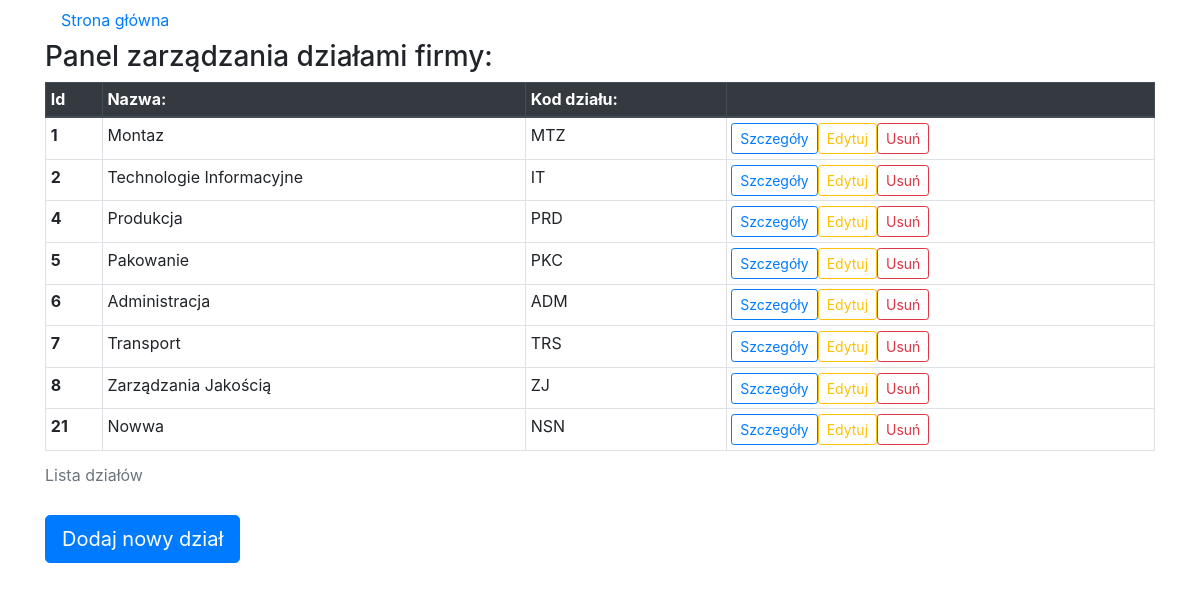
Before: /crud/dzialy/ with the older database file.
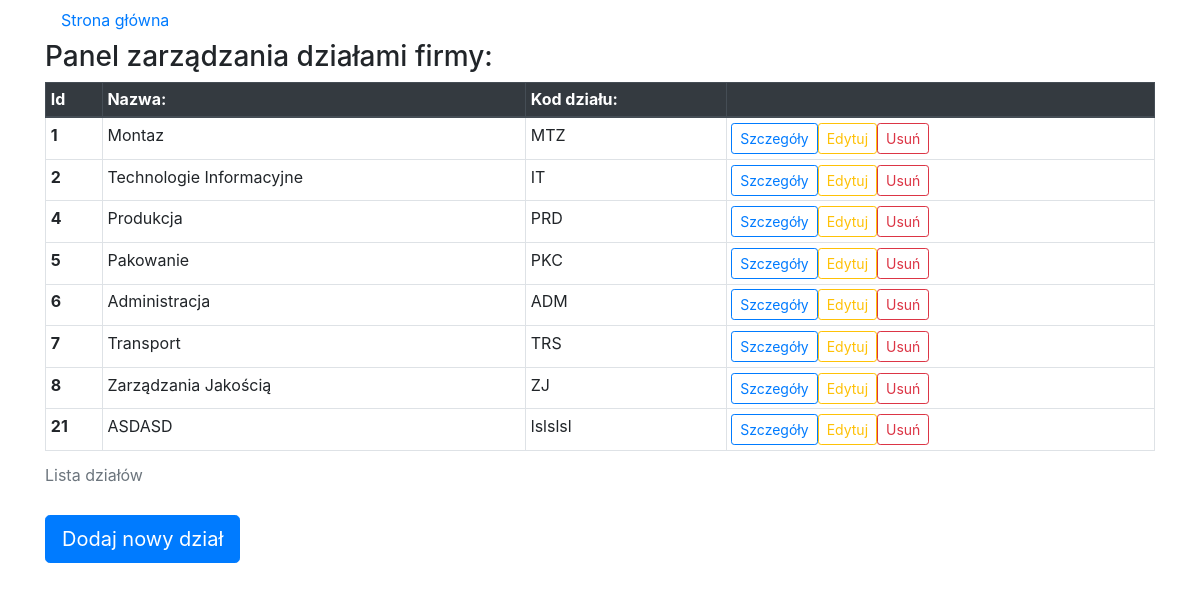
After: the same page with the newer database file.
### crud/models.py (models this page shows, shortened)
class Dzial(models.Model):
  name = models.CharField(max_length=25, null=False, blank=False)
  department_code = models.CharField(max_length=5, null=False, blank=False)

### crud/views.py (the view)
# urls.py: path('dzialy/', views.dzialy, name = 'dzialy'),
def dzialy(request):
  dzial_list = Dzial.objects.all().order_by('pk')
  context = {'dzial_list': dzial_list}
  return render(request, 'crud/dzialy.html', context)

### crud/templates/crud/dzialy.html (shortened to what this page needs)
<!DOCTYPE html>
<html>
  <head>
    <link rel="stylesheet" href="https://stackpath.bootstrapcdn.com/bootstrap/4.3.1/css/bootstrap.min.css">
  </head>
  <body>
    <div class="container">
      <nav class="nav">
        <a class="nav-link active" href="{% url 'crud:index' %}">Strona główna</a>
      </nav>
      {% if error_message or error_message_edit%}
        {% if error_message %}
          <p><strong> {{ error_message }}</strong></p>
          <button type="button" class="btn btn-primary btn-lg" onclick="location.href = '/crud/dzialy/add'">Powrót</button>
        {% elif error_message_edit %}
          <p><strong> {{ error_message_edit }}</strong></p>
          <button type="button" class="btn btn-primary btn-lg" onclick="location.href = '/crud/dzialy'">Powrót</button>
        {% endif %}
      {% else %}
        <h3>Panel zarządzania działami firmy:</h3>
        {% if dzial_list %}
          <div class="table-responsive">
            <table class="table table-bordered table-hover table-sm">
              <caption>Lista działów</caption>
              <thead class="thead-dark">
                <tr>
                  <th scope="col">Id</th>
                  <th scope="col">Nazwa:</th>
                  <th scope="col">Kod działu:</th>
                  <th scope="col"></th>
                </tr>
              </thead>
              <tbody>
                {% for dzial in dzial_list %}
                  <tr>
                    <th scope="row">{{ dzial.pk }}</th>
                      <td>{{ dzial.name }}</td>
                      <td>{{ dzial.department_code }}</td>
                      <td>
                        <div class="container row row-centered">
                          <button id="szczegoly" type="button" class=" btn btn-outline-primary btn-sm" onclick="location.href = '/crud/dzialy/{{ dzial.pk }}'">Szczegóły</button>
                          <button id="edytuj" type="button" class=" btn btn-outline-warning btn-sm" onclick="location.href = '{{ dzial.pk }}/edit'">Edytuj</button>
                          <button id="usun" type="button" class=" btn btn-outline-danger btn-sm" onclick="location.href = '/crud/dzialy/{{ dzial.pk }}/delete'">Usuń</button>
                        </div>
                      </td>
                  </tr>
                {% endfor %}
              </tbody>
            </table>
          </div>
        {% else %}
          <p>Nie ma jeszcze dodanych żadnych działów</p>
        {% endif %}
        <button type="button" class="btn btn-primary btn-lg" onclick="location.href = '/crud/dzialy/add'">Dodaj nowy dział</button>
      {% endif %}
    </div>
  </body>
</html>

Changed rows visible on the page:
changed Dzial id 21: name "Nowwa" → "ASDASD"; department_code "NSN" → "lslslsl"
